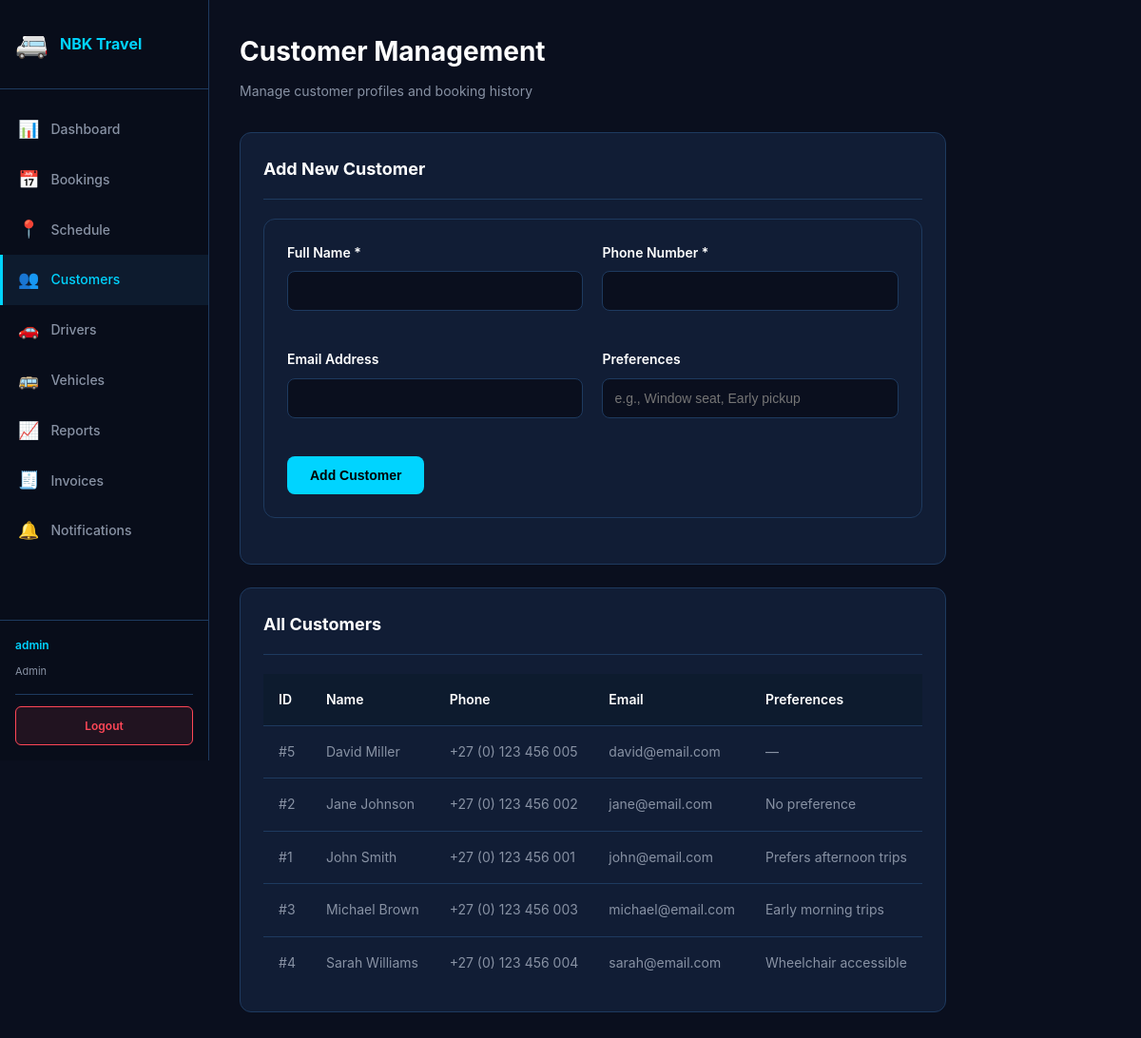
/customers.php (signed in), run on the app's committed database.
### tables this page shows
CREATE TABLE IF NOT EXISTS customers (
    customerId INT PRIMARY KEY AUTO_INCREMENT,
    fullName VARCHAR(100) NOT NULL,
    phoneNumber VARCHAR(20) NOT NULL UNIQUE,
    emailAddress VARCHAR(100),
    preferences VARCHAR(255),
    createdAt DATETIME DEFAULT CURRENT_TIMESTAMP,
    
    INDEX idx_phone (phoneNumber)
);

### customers.php (the view, shortened to what this page needs)
<?php
require_once 'includes/db.php';
$customersResult = $conn->query("SELECT customerId, fullName, phoneNumber, emailAddress, preferences FROM customers ORDER BY fullName");
$customers = [];
while ($row = $customersResult->fetch_assoc()) {
    $customers[] = $row;
}
require_once 'includes/header.php';
?>
<div class="page-header">
    <h1>Customer Management</h1>
    <p>Manage customer profiles and booking history</p>
</div>
<div class="card">
    <div class="card-header">
        <h2>Add New Customer</h2>
    </div>
    <div class="card-body">
        <form id="customerForm" class="form-wrapper">
            <div class="form-row">
                <div class="form-group">
                    <label for="fullName">Full Name *</label>
                    <input type="text" id="fullName" name="fullName" required>
                </div>
                <div class="form-group">
                    <label for="phoneNumber">Phone Number *</label>
                    <input type="tel" id="phoneNumber" name="phoneNumber" required>
                </div>
            </div>
            <div class="form-row">
                <div class="form-group">
                    <label for="emailAddress">Email Address</label>
                    <input type="email" id="emailAddress" name="emailAddress">
                </div>
                <div class="form-group">
                    <label for="preferences">Preferences</label>
                    <input type="text" id="preferences" name="preferences" placeholder="e.g., Window seat, Early pickup">
                </div>
            </div>
            <button type="submit" class="btn btn-primary">Add Customer</button>
        </form>
    </div>
</div>
<div class="card">
    <div class="card-header">
        <h2>All Customers</h2>
    </div>
    <div class="card-body">
        <table>
            <thead>
                <tr>
                    <th>ID</th>
                    <th>Name</th>
                    <th>Phone</th>
                    <th>Email</th>
                    <th>Preferences</th>
                </tr>
            </thead>
            <tbody>
                <?php foreach ($customers as $customer): ?>
                <tr>
                    <td>#<?php echo $customer['customerId']; ?></td>
                    <td><?php echo htmlspecialchars($customer['fullName']); ?></td>
                    <td><?php echo htmlspecialchars($customer['phoneNumber']); ?></td>
                    <td><?php echo htmlspecialchars($customer['emailAddress'] ?? '—'); ?></td>
                    <td><?php echo htmlspecialchars($customer['preferences'] ?? '—'); ?></td>
                </tr>
                <?php endforeach; ?>
            </tbody>
        </table>
    </div>
</div>
<?php require_once 'includes/footer.php'; ?>

### assets/css/style.css (style rules this page uses)
:root { --bg-primary: #0a0f1e; --bg-panel: #0d1b2e; --bg-card: #111d35; --accent: #00d4ff; --accent-hover: #00b8d9; --accent-glow: 0 0 20px rgba(0,212,255,0.3); --danger: #ff4757; --success: #2ed573; --warning: #ffa502; --text-primary: #ffffff; --text-secondary: #8892a4; --border: #1e3a5f; --border-accent: rgba(0,212,255,0.25); }
* { margin: 0; padding: 0; box-sizing: border-box; }
html, body { background: var(--bg-primary); color: var(--text-primary); font-family: -apple-system, BlinkMacSystemFont, 'Segoe UI', 'Roboto', sans-serif; line-height: 1.6; }
.form-group { margin-bottom: 20px; }
.form-group label { display: block; margin-bottom: 8px; font-weight: 600; font-size: 14px; color: var(--text-primary); }
.form-group input, .form-group select, .form-group textarea { width: 100%; padding: 12px; background: var(--bg-primary); border: 1px solid var(--border); border-radius: 8px; color: var(--text-primary); font-size: 14px; transition: all 0.3s ease; }
.btn { padding: 12px 24px; border: none; border-radius: 8px; font-weight: 700; font-size: 14px; cursor: pointer; transition: all 0.3s ease; display: inline-flex; align-items: center; gap: 8px; text-decoration: none; }
.btn-primary { background: var(--accent); color: #000; }
body { display: flex; }
.page-header { margin-bottom: 32px; }
.page-header h1 { font-size: 28px; font-weight: 700; margin-bottom: 8px; }
.page-header p { color: var(--text-secondary); font-size: 14px; }
.card { background: var(--bg-card); border: 1px solid var(--border); border-radius: 12px; padding: 24px; margin-bottom: 24px; }
.card-header { display: flex; justify-content: space-between; align-items: center; margin-bottom: 20px; padding-bottom: 16px; border-bottom: 1px solid var(--border); }
.card-header h2 { font-size: 18px; font-weight: 700; margin: 0; }
.card-body { margin-bottom: 0; }
table { width: 100%; border-collapse: collapse; font-size: 14px; }
thead { background: var(--bg-panel); border-bottom: 1px solid var(--border); }
th { padding: 16px; text-align: left; font-weight: 600; color: var(--text-primary); }
td { padding: 16px; border-bottom: 1px solid var(--border); color: var(--text-secondary); }
tbody tr:last-child td { border-bottom: none; }
.form-wrapper { background: var(--bg-card); border: 1px solid var(--border); border-radius: 12px; padding: 24px; margin-bottom: 24px; }
.form-row { display: grid; grid-template-columns: repeat(auto-fit, minmax(250px, 1fr)); gap: 20px; margin-bottom: 20px; }

### data on the page
customers: customerId "5", fullName "David Miller", phoneNumber "+27 (0) 123 456 005", emailAddress "david@email.com", preferences "—"
customers: customerId "2", fullName "Jane Johnson", phoneNumber "+27 (0) 123 456 002", emailAddress "jane@email.com", preferences "No preference"
customers: customerId "1", fullName "John Smith", phoneNumber "+27 (0) 123 456 001", emailAddress "john@email.com", preferences "Prefers afternoon trips"
customers: customerId "3", fullName "Michael Brown", phoneNumber "+27 (0) 123 456 003", emailAddress "michael@email.com", preferences "Early morning trips"
customers: customerId "4", fullName "Sarah Williams", phoneNumber "+27 (0) 123 456 004", emailAddress "sarah@email.com", preferences "Wheelchair accessible"

### other printed values
$_SESSION['username'] "admin"
$_SESSION['role'] "Admin"
